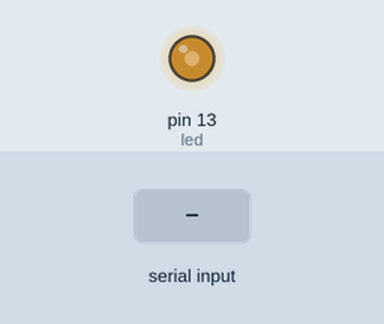
Recording of a sketch running on a simulated Arduino Uno, built with avr-gcc and run on an emulated ATmega328P. On the bench: output pins drawn as LEDs (lit = HIGH). Inputs (shaded band) come from the test bench. No radio packets arrive unless stated; what the sketch prints to the serial monitor is not drawn.

Above: at 11.8 s.
11.9 s: "$\n" received over the second serial link
At 13.1 s:
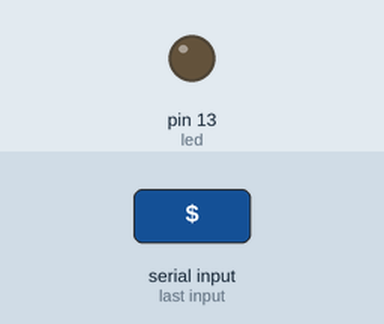
At 25.2 s:
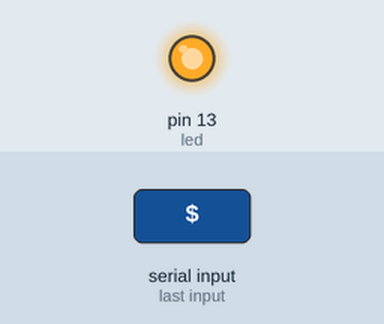
Timing chart, 0 to 25.5 s (numbered marks = the images above; inputs shaded):
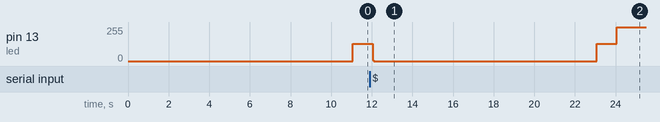

The sketch:

lora_sender_gps.ino
```cpp
#include <SoftwareSerial.h>
#include <SPI.h>
#include <LoRa.h>

#define led 13

// Variables modulo lora
const int ss = 10;
const int reset = 9;
const int dio0 = 2;

// Variables GPS

SoftwareSerial gps(6, 7);  //RX TX
unsigned long time = 0;
unsigned long last_time = 0;
bool flag_tiempo_muestreo;
unsigned long counter = 0;

char cadena[100];

String tramaGPS;
String sub_trama = "";
String trama_a_enviar = "";

// Variables LoRa

int contador = 0;
int deviceID = 1;

void setup() {

  pinMode(led, OUTPUT);

  Serial.begin(115200);
  gps.begin(9600);

  LoRa.begin(915E6);
  LoRa.setPins(ss, reset, dio0);
  Serial.println("LoRa Sender started");

  // if (!LoRa.begin(915E6)) {
  //   Serial.println("Starting LoRa failed!");
  //   delay(2000);
  //   while (1)
  //     ;
  // } else {
  // }
}

void loop() {
  calcularTiempo();
  if (flag_tiempo_muestreo) {
    digitalWrite(led, !digitalRead(led));

    while (gps.available() > 0) {
      char caracter = gps.read();
      if (caracter == '$') {
        analizarTrama();
        tramaGPS = "$";
      } else if (caracter == '\n') {
      } else {
        tramaGPS += caracter;
      }
    }
    if (counter > 11) {
      counter = 0;
      flag_tiempo_muestreo = false;
    }
  }
}

void calcularTiempo() {
  time = millis();
  if ((time - last_time) > 1000) {
    last_time = time;
    counter++;
    if (counter > 10) {
      flag_tiempo_muestreo = true;
    }
  }
}

void analizarTrama() {
  if (tramaGPS[0] == '$' && tramaGPS[1] == 'G' && tramaGPS[2] == 'N' && tramaGPS[3] == 'R' && tramaGPS[4] == 'M' && tramaGPS[5] == 'C') {
    trama_a_enviar = tramaGPS;

    Serial.println("Sending packet: ");
    Serial.println(contador);
    Serial.println(trama_a_enviar);

    LoRa.beginPacket();
    LoRa.setTxPower(10);
    LoRa.print(trama_a_enviar);
    LoRa.endPacket();
    contador++;
  }
}
```
